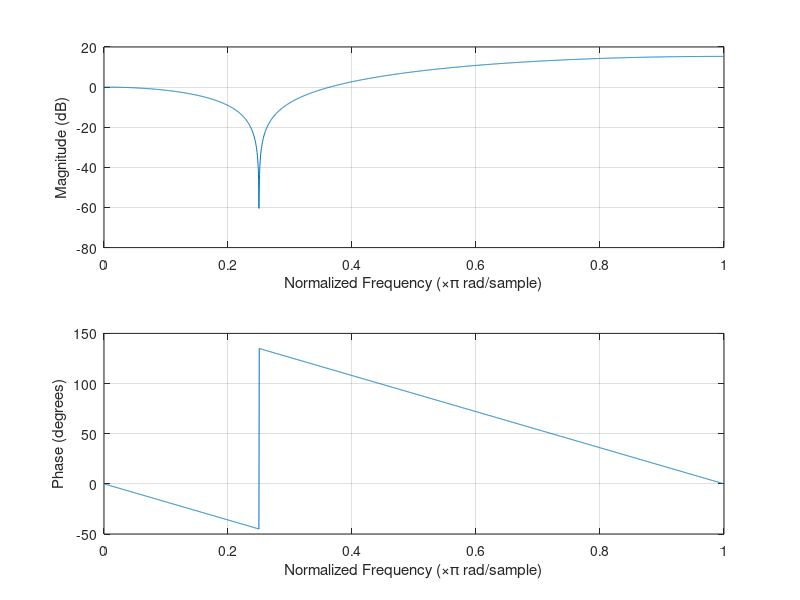
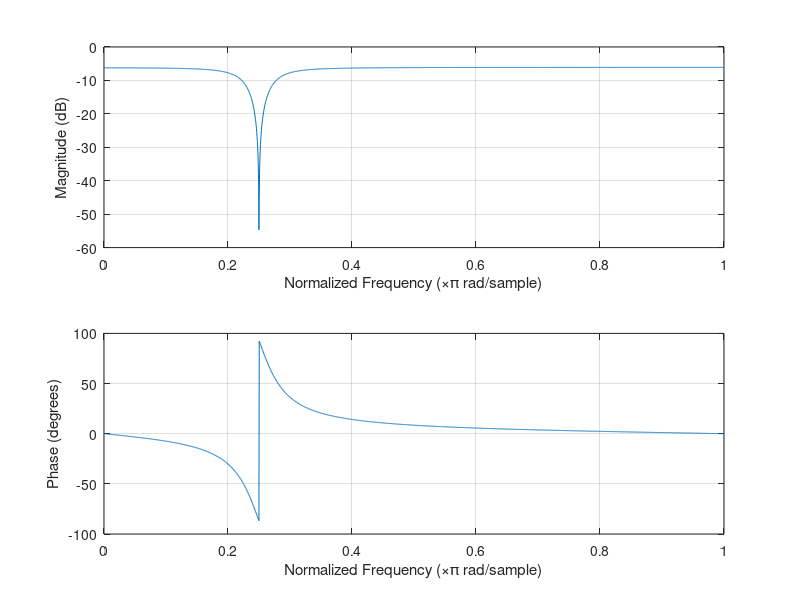

MATLAB code for these plots, in order: (Note: this script raises an error after producing the figures.)
% Question 9.2 %

%Given parameters
n=2001; % Number of points in our frequency response
w_0=pi/4; % frequency at which frequency response is 0

%% PART A (FIR FILTER)
% Given H(1)=1 

a_1=1; %coefficients of z^-i in the denomintor, i=0
b_0_1=1/(2-sqrt(2)); % gain factor for H(1)=1
b_1=[b_0_1 -b_0_1*sqrt(2) b_0_1]; %coefficients of z^-i in the numermator, 0<=i<=2
%Plotting the frequency response when w_0=π/4
figure(1);
freqz(b_1,a_1,n);

%% PART B (IIR FILTER)
% Given H(1)=1

r_0=0.9; %magnitude of our poles
a_2=[1 -r_0*(exp(1i*w_0)+exp(-1i*w_0)) r_0*r_0]; %coefficients of z^-i in the denomintor,0<=i<=2
b_0_2=1+(2*r_0*r_0)-(r_0*sqrt(2))/(2-sqrt(2)); % gain factor for H(1)=1
b_2=[b_0_2 -b_0_2*sqrt(2) b_0_2]; %coefficients of z^-i in the numermator, 0<=i<=2
%Plotting the frequency response when notch is located at w_0=π/4 and
%r0=0.9
figure(2);
freqz(b_2,a_2,n);

%% PART D
%Using fvtool to visualize and plot the magnitude, impulse, phase response
% along with the pole zero plot of the FIR and IIR filter of Q9.2(a) and
% Q9.2(b)
fvtool(b_1,a_1);
fvtool(b_2,a_2);

%Observations at the end
%% PART E

load handel.mat %laoding the audio file "handel"

% Using audio write to create a .wav file
filename= 'handel.wav';
audiowrite(filename,y,Fs);
clear y Fs
% using audioread to find the sampling frequency and obtaining the signal
% vector y
[y,Fs]=audioread(filename);

% sound(y,Fs); %Uncomment to listen to handle.wav

f_0=1024; %Given parameters 
t=0:1/Fs:(length(y)-1)/Fs; %defining the time parameter for the sin wave 
% to be added (same duration as handel)

s=sin(2*pi*f_0*t);% Defining our sinusoidal signal
y_1=y+s'; % Modified signal (handel.wav+sinusoid signal)
% sound(y_2,Fs); %Uncomment to listen to our modified signal

% Running the modified signal through our FIR filter
y_2=filter(b_1,a_1,y_1);
% sound(y_2,Fs); %Uncomment to listen to the filtered signal(FIR)

% Running the modified signal through our FIR filter
y_3=filter(b_2,a_2,y_1);
% sound(y_3,Fs); %Uncomment to listen to the filtered signal(IIR)

%% Part F

% Plotting the first 100 samples of the original, modified and filtered
% signals
figure(3);
sgtitle("Effect of FIR and IIR Notch Filters on Signals");

subplot(2,2,1);
stem(y(1:100));
grid on;
title("\bf{Original Signal}","interpreter","latex");
xlabel("$n$","interpreter","latex");
ylabel("$y[n]$","interpreter","latex");

subplot(2,2,2);
stem(y_1(1:100));
grid on;
title("\bf{Distorted Signal}","interpreter","latex");
xlabel("$n$","interpreter","latex");
ylabel("$y_1[n]$","interpreter","latex");

subplot(2,2,3);
stem(y_2(1:100));
grid on;
title("\bf{Passed through (a) FIR Filter}","interpreter","latex");
xlabel("$n$","interpreter","latex");
ylabel("Filtered $y_1[n]$","interpreter","latex");

subplot(2,2,4);
stem(y_3(1:100));
grid on;
title("\bf{Passed through (b) IIR Filter}","interpreter","latex");
xlabel("$n$","interpreter","latex");
ylabel("Filtered $y_1[n]$","interpreter","latex");

%% Observations

%% PART C
% a)For FIR Filter
% Zeros={ e^(jω0), e^(-jω0) } and no poles
% So,the only possible ROC = C - {0} or |z|>0
% =>The system will be causal and stable.
% 
% b)IIR Filter
% Zeros={ e^(jω0), e^(-jω0) }
% Poles={ r0*e^(jω0), r0*e^(-jω0) }
% So,The possible ROCs are |z| < r0, |z| > r0
% But we are given, r0 = 0.9 < 1
% so if ROC = |z| < r0 ==> System is anti-causal and unstable and if ROC = |z| > r0 ==> is System causal and stable

%% PART D
 
% As r0 approaches 1, the poles and zeros get closer, and thus
% the system will approach :
% - impulse response   - δ[n]
% - magnitude response - 1
% - phase response     - 0
% - pole-zero plot     - no poles, no zeros
% 
% The effect of changing r0 from 0.9 to 0.5 and 0.99 on the
% following results of IIR Filter
% 
% -> Magnitude Response
% The transition band becomes smaller as r0 increases and it
% approaches a system where all frequencies pass through the
% filter except for w0 = π/4
% 
% -> Phase Response
%  It approaches 0, but at frequency w0 = π/4, the phase becomes +-π/2
% 
% -> Impulse Response
% The impulse response changes from being a sinc wave to a function
% having 1 at n = 0 and gets closer to 0 at all other values.
% (i.e. it approaches δ[n])
% 
% -> Pole-Zero Plot
% The poles and zeros get closer as r0 increases to 1.


%% PART F

% We have found out that the sampling frequency of 'handel.wav' is fs = 8192 Hz.
% And the f0 of the sin wave is f0=1024 Hz
% 
% The FIR and IIR filters are designed to remove
% the angular frequency w0 = π/4.
% So,in the frequency domain, f0 = (fs/2π)*(π/4) = fs/8 = 8192/8 = 1024 Hz.
% 
% So, after filtering we are left with our original signal. 

